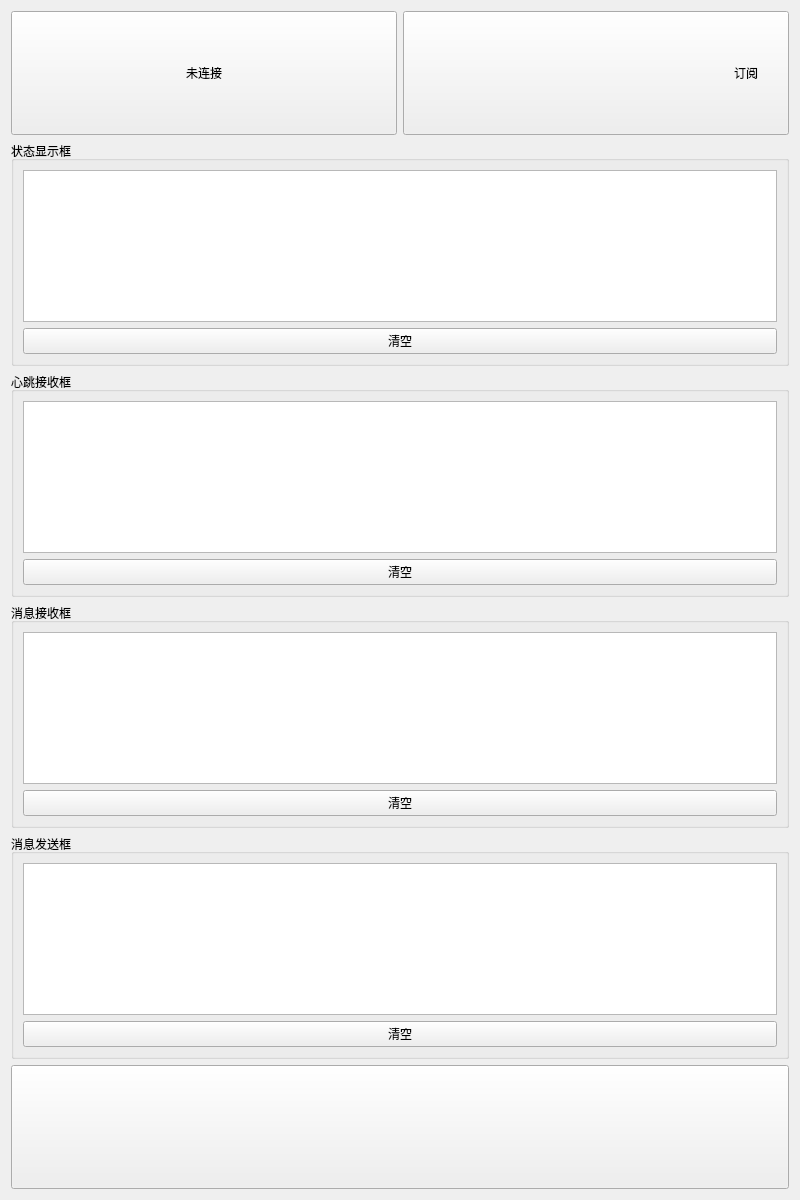
<?xml version="1.0" encoding="UTF-8"?>
<ui version="4.0">
 <class>window6</class>
 <widget class="QWidget" name="window6">
  <property name="geometry">
   <rect>
    <x>0</x>
    <y>0</y>
    <width>800</width>
    <height>1200</height>
   </rect>
  </property>
  <property name="minimumSize">
   <size>
    <width>600</width>
    <height>800</height>
   </size>
  </property>
  <property name="windowTitle">
   <string>Form</string>
  </property>
  <layout class="QGridLayout" name="gridLayout_5">
   <item row="0" column="0">
    <layout class="QVBoxLayout" name="verticalLayout_2">
     <item>
      <layout class="QHBoxLayout" name="horizontalLayout_3">
       <item>
        <widget class="QPushButton" name="connectBT">
         <property name="minimumSize">
          <size>
           <width>200</width>
           <height>124</height>
          </size>
         </property>
         <property name="maximumSize">
          <size>
           <width>600</width>
           <height>372</height>
          </size>
         </property>
         <property name="text">
          <string>未连接</string>
         </property>
        </widget>
       </item>
       <item>
        <widget class="QPushButton" name="subBT">
         <property name="minimumSize">
          <size>
           <width>200</width>
           <height>124</height>
          </size>
         </property>
         <property name="maximumSize">
          <size>
           <width>600</width>
           <height>372</height>
          </size>
         </property>
         <property name="styleSheet">
          <string notr="true">image:url(:/subscribe.png);
image-position: left;
text-align:right;
padding-left:30px;
padding-right:30px;</string>
         </property>
         <property name="text">
          <string>订阅</string>
         </property>
        </widget>
       </item>
      </layout>
     </item>
     <item>
      <layout class="QVBoxLayout" name="verticalLayout">
       <item>
        <widget class="QGroupBox" name="groupBox_1">
         <property name="title">
          <string>状态显示框</string>
         </property>
         <layout class="QGridLayout" name="gridLayout_4">
          <item row="0" column="0">
           <widget class="QTextBrowser" name="stateTB"/>
          </item>
          <item row="1" column="0">
           <widget class="QPushButton" name="clearPB1">
            <property name="text">
             <string>清空</string>
            </property>
           </widget>
          </item>
         </layout>
        </widget>
       </item>
       <item>
        <widget class="QGroupBox" name="groupBox_2">
         <property name="title">
          <string>心跳接收框</string>
         </property>
         <layout class="QGridLayout" name="gridLayout_2">
          <item row="0" column="0">
           <widget class="QTextBrowser" name="heartbeatTB"/>
          </item>
          <item row="1" column="0">
           <widget class="QPushButton" name="clearPB2">
            <property name="text">
             <string>清空</string>
            </property>
           </widget>
          </item>
         </layout>
        </widget>
       </item>
       <item>
        <widget class="QGroupBox" name="groupBox">
         <property name="title">
          <string>消息接收框</string>
         </property>
         <layout class="QGridLayout" name="gridLayout">
          <item row="2" column="0">
           <widget class="QPushButton" name="clearPB3">
            <property name="text">
             <string>清空</string>
            </property>
           </widget>
          </item>
          <item row="1" column="0">
           <widget class="QTextBrowser" name="receiveTB"/>
          </item>
         </layout>
        </widget>
       </item>
       <item>
        <widget class="QGroupBox" name="groupBox_4">
         <property name="title">
          <string>消息发送框</string>
         </property>
         <layout class="QGridLayout" name="gridLayout_3">
          <item row="0" column="0">
           <widget class="QTextBrowser" name="sendTB"/>
          </item>
          <item row="1" column="0">
           <widget class="QPushButton" name="clearPB4">
            <property name="text">
             <string>清空</string>
            </property>
           </widget>
          </item>
         </layout>
        </widget>
       </item>
      </layout>
     </item>
     <item>
      <widget class="QPushButton" name="pushButton">
       <property name="sizePolicy">
        <sizepolicy hsizetype="Minimum" vsizetype="Fixed">
         <horstretch>0</horstretch>
         <verstretch>0</verstretch>
        </sizepolicy>
       </property>
       <property name="minimumSize">
        <size>
         <width>0</width>
         <height>124</height>
        </size>
       </property>
       <property name="maximumSize">
        <size>
         <width>1800</width>
         <height>124</height>
        </size>
       </property>
       <property name="layoutDirection">
        <enum>Qt::LeftToRight</enum>
       </property>
       <property name="styleSheet">
        <string notr="true">image:url(:/back.png);</string>
       </property>
       <property name="text">
        <string/>
       </property>
      </widget>
     </item>
    </layout>
   </item>
  </layout>
 </widget>
 <resources/>
 <connections/>
</ui>
